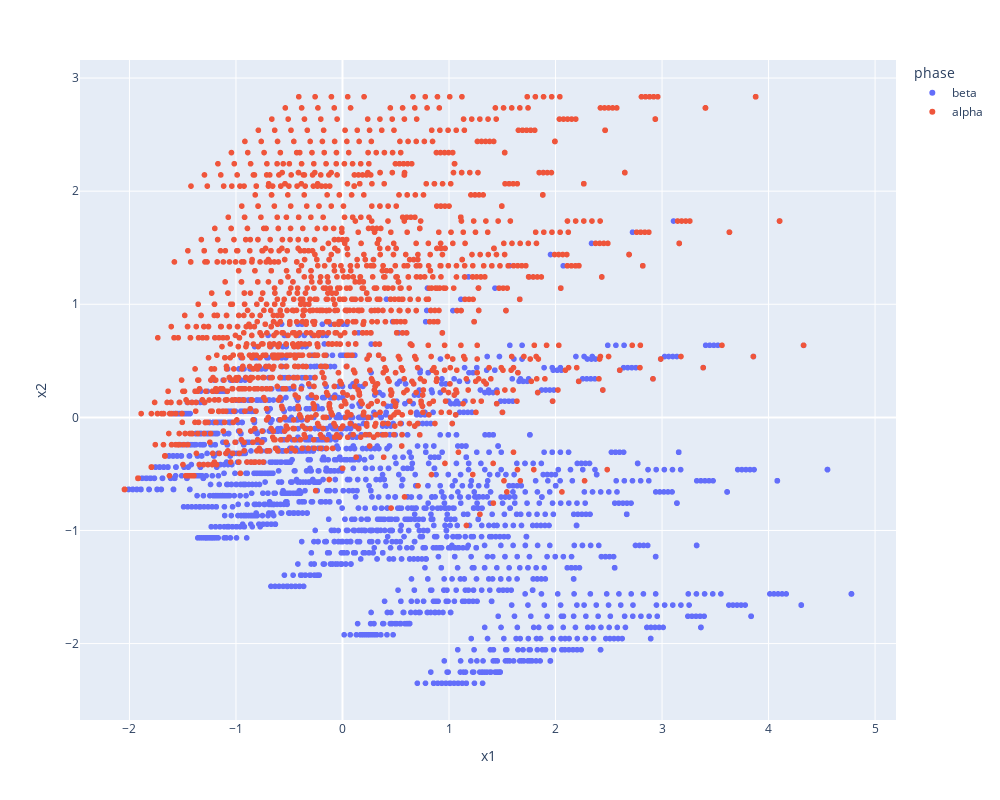

Write notebook code for a chart like this one.
### Code cell
px.scatter(pca_df, x="x1", y="x2", color="phase", width=1000, height=800)

### Figure 1 — Plotly figure (JSON) as saved in the notebook; plotly's stock layout.template omitted (floating-point values rounded to 4 significant figures; data arrays with more than 128 entries replaced by an {"elided": "..."} marker saying what was removed)
{"data": [{"hovertemplate": "phase=beta<br>x1=%{x}<br>x2=%{y}<extra></extra>", "legendgroup": "beta", "marker": {"color": "#636efa", "symbol": "circle"}, "mode": "markers", "name": "beta", "showlegend": true, "type": "scattergl", "x": {"elided": "3771 float values"}, "xaxis": "x", "y": {"elided": "3771 float values"}, "yaxis": "y"}, {"hovertemplate": "phase=alpha<br>x1=%{x}<br>x2=%{y}<extra></extra>", "legendgroup": "alpha", "marker": {"color": "#EF553B", "symbol": "circle"}, "mode": "markers", "name": "alpha", "showlegend": true, "type": "scattergl", "x": {"elided": "1854 float values"}, "xaxis": "x", "y": {"elided": "1854 float values"}, "yaxis": "y"}], "layout": {"height": 800, "legend": {"title": {"text": "phase"}, "tracegroupgap": 0}, "margin": {"t": 60}, "width": 1000, "xaxis": {"anchor": "y", "autorange": true, "domain": [0, 1], "range": [-2.464, 5.196], "title": {"text": "x1"}, "type": "linear"}, "yaxis": {"anchor": "x", "autorange": true, "domain": [0, 1], "range": [-2.676, 3.16], "title": {"text": "x2"}, "type": "linear"}}}
